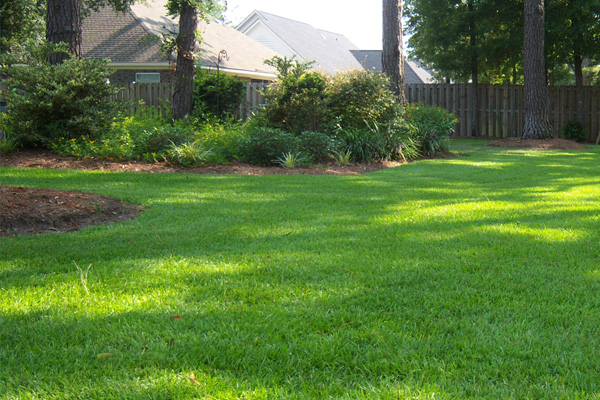
#> input picture research/assets/lawn.png, 600 x 400 px
$ jupyter execute Stereo-Matching.ipynb   (older library calls are emulated)
#> lines starting #> are read from the running program, lines starting #| are printed output that depends on the picture; after the words box and inside, x2 and y2 are one past the last pixel; in counts of white or black regions, pixels touching at a corner belong together
# Stereo Matching for Lawny

[cell 1]
import cv2
import matplotlib.pyplot as plt
import matplotlib.image as mpimg
import numpy as np
import math

lawn = mpimg.imread('assets/lawn.png')
#> lawn is the input picture: shape (400, 600, 4) float32; mean R, G, B, A 0.35, 0.472, 0.238, 1

plt.imshow(lawn)

[cell 2]
def color_mask(image):
    hsv = cv2.cvtColor(image, cv2.COLOR_RGB2HSV)
#> hsv: shape (400, 600, 3) float32; mean H, S, V 97.9, 0.5, 0.5
    mask = cv2.inRange(hsv, np.array([65, 0.4, 0.3]), np.array([160, 1.0, 1.0]))
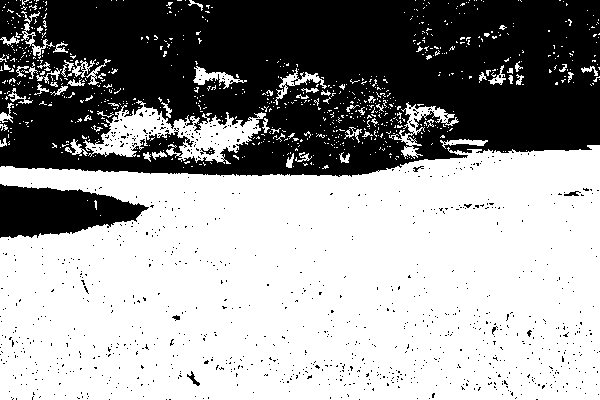
#> mask: shape (400, 600); 60.6% white; 948 black regions (940 under 20 px), largest, box (x1, y1, x2, y2) and area: (0, 0, 600, 177) 86820, (0, 184, 149, 238) 5370, (187, 371, 200, 386) 61
    return cv2.bitwise_and(image, image, mask=mask)

def pipeline(source):
    masked = color_mask(source)
    hsv = cv2.cvtColor(masked, cv2.COLOR_RGB2HSV)
#> hsv: shape (400, 600, 3) float32; mean H, S, V 57.3, 0.4, 0.3
    for i in range(hsv.shape[0]):
        for j in range(hsv.shape[1]):
            if hsv[i][j][0] >= 65 and hsv[i][j][0] <= 160:
                hsv[i][j][1] = 1.0
                hsv[i][j][2] = 1.0
#> hsv: shape (400, 600, 3) float32; mean H, S, V 57.3, 0.6, 0.6
    normalized = cv2.cvtColor(hsv, cv2.COLOR_HSV2RGB)
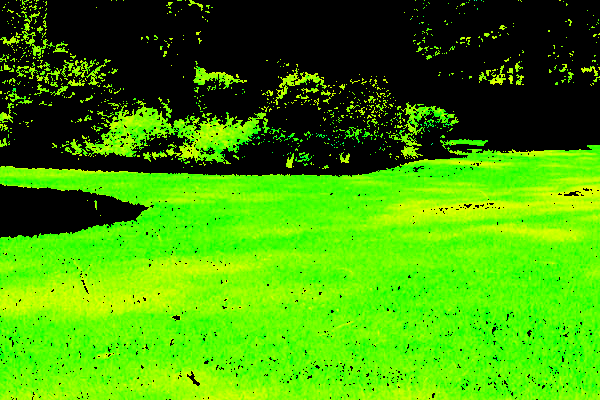
#> normalized: shape (400, 600, 3) float32; mean R, G, B 0.258, 0.606, 0.000357
    gray = cv2.cvtColor(normalized, cv2.COLOR_RGB2GRAY)
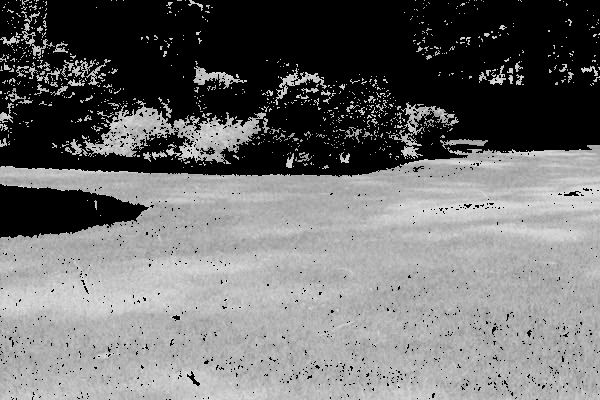
#> gray: shape (400, 600) float32; min 0, max 0.861, mean 0.433
    plt.figure()
    plt.imshow(gray, cmap='gray')
# [6 lines of commented-out code are left out]
    filtered = None
    for i in range(13):
        kernel = cv2.getGaborKernel((8, 8), 2, i * 15 * math.pi / 180.0, 5, 0, 0, ktype=cv2.CV_32F)
        plt.figure()
        plt.imshow(kernel)
        tmp = cv2.filter2D(gray, cv2.CV_8UC3, kernel)
        if filtered is None:
            filtered = tmp
        else:
            filtered = cv2.addWeighted(filtered, i / (i + 1), tmp, 1 / (i + 1), 0.0)
        plt.figure()
        plt.imshow(tmp)
#> this loop made 13 passes
#> pass 1, in pipeline, `tmp = cv2.filter2D(gray, cv2.CV_8UC3, kernel)`:
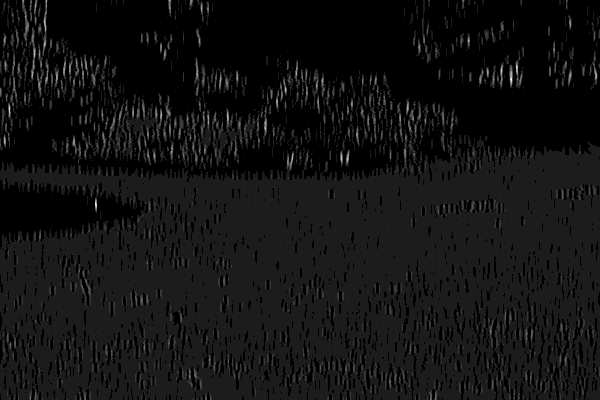
#> tmp: shape (400, 600); min 0, max 9, mean 0.642; drawn with min black and max white
#> after the loop:
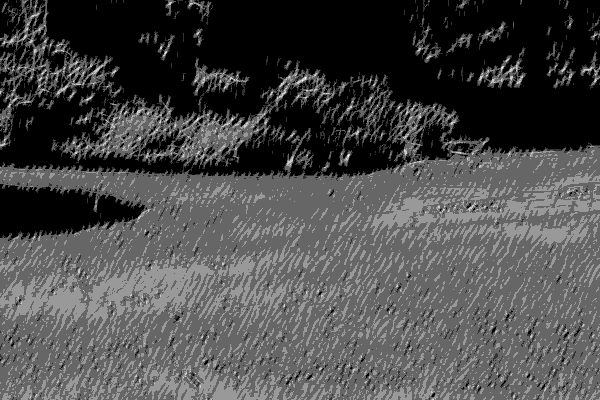
#> filtered: shape (400, 600); min 0, max 5, mean 1.45; drawn with min black and max white
    plt.figure()
    plt.imshow(filtered)
#     blur = cv2.GaussianBlur(filtered, (7, 7), 0)
#     plt.figure()
#     plt.imshow(blur, cmap='gray')
    mask = cv2.threshold(filtered, 0, 3, cv2.THRESH_BINARY)[1]
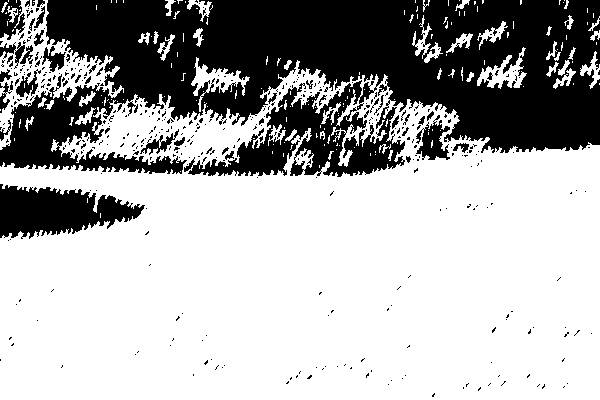
#> mask: shape (400, 600); values 0 (black) and 3 (white), 66.9% white; 416 black regions (376 under 20 px), largest, box (x1, y1, x2, y2) and area: (0, 0, 600, 177) 68999, (0, 184, 145, 239) 4962, (416, 115, 450, 160) 789
    plt.figure()
    plt.imshow(mask, cmap='gray')
    output = cv2.bitwise_and(source, source, mask=mask)
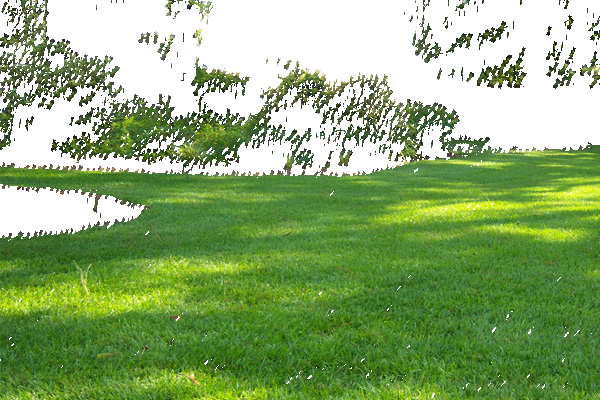
#> output: shape (400, 600, 4) float32; mean R, G, B, A 0.227, 0.343, 0.125, 0.669; transparent parts drawn white
    plt.figure()
    plt.imshow(output)

pipeline(lawn)
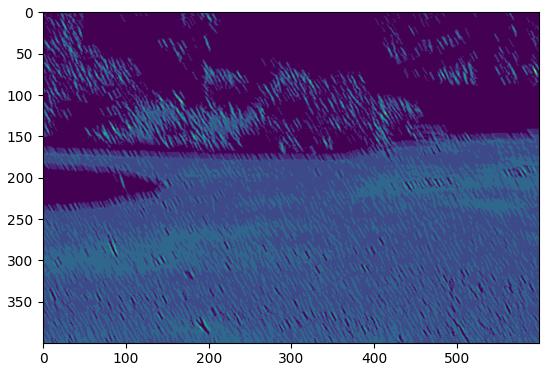
#> figure drawn by matplotlib, 1 panel
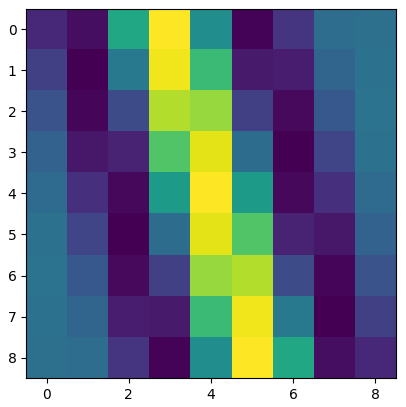
#> figure drawn by matplotlib, 1 panel
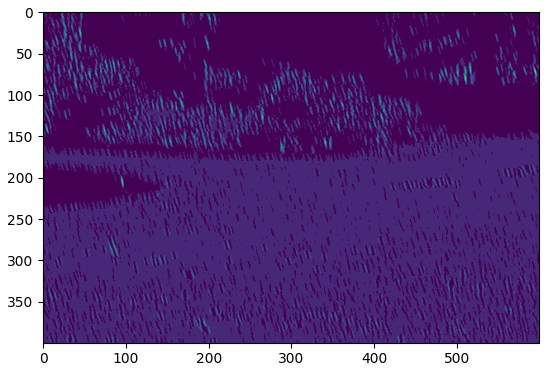
#> figure drawn by matplotlib, 1 panel
